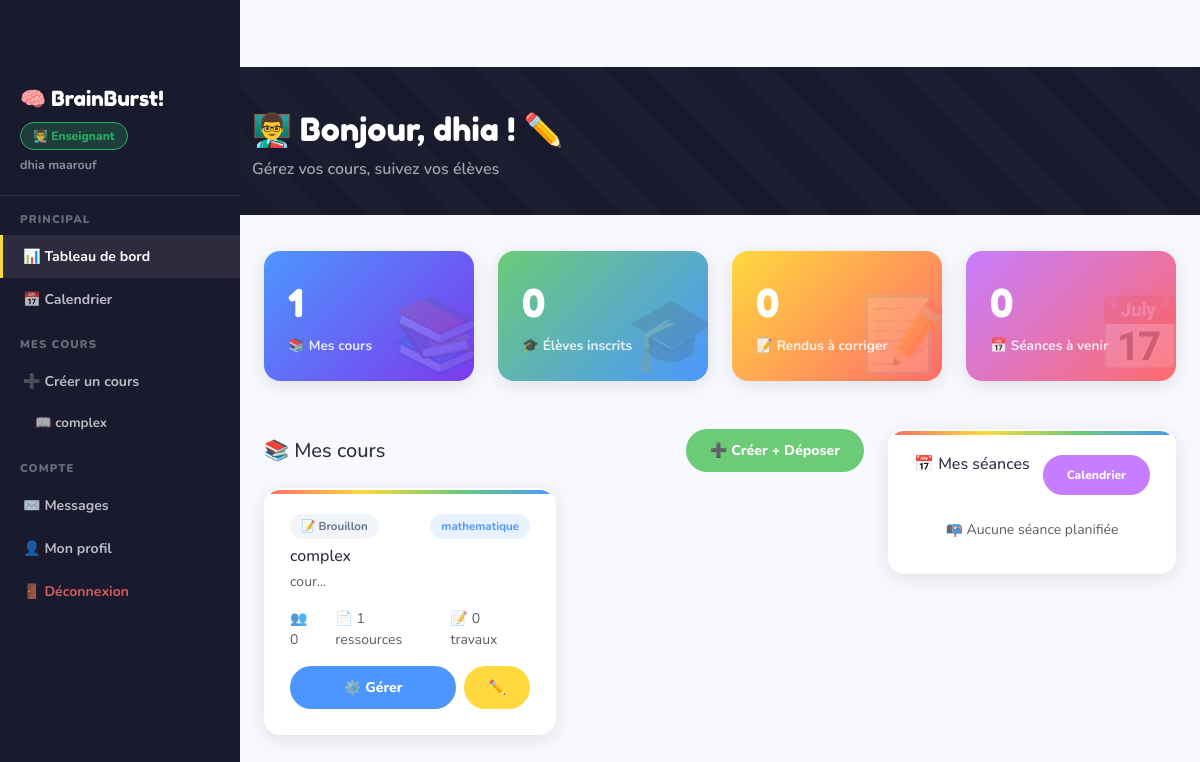
The app's page /teacher (signed in) with its own data.
### app.py (models this page shows)
class User(UserMixin, db.Model):
    id            = db.Column(db.Integer, primary_key=True)
    nom           = db.Column(db.String(100), nullable=False)
    prenom        = db.Column(db.String(100), nullable=False)
    email         = db.Column(db.String(150), unique=True, nullable=False)
    password      = db.Column(db.String(200), nullable=False)
    role          = db.Column(db.String(20),  default='eleve')  # admin | enseignant | eleve
    actif         = db.Column(db.Boolean,     default=True)
    bio           = db.Column(db.Text,        default='')
    date_creation = db.Column(db.DateTime,    default=datetime.utcnow)
    groupe_id     = db.Column(db.Integer, db.ForeignKey('groupe.id'), nullable=True)
    cours_crees  = db.relationship('Cours',       backref='enseignant', lazy=True)
    inscriptions = db.relationship('Inscription', backref='eleve',      lazy=True)
    travaux_rendus = db.relationship('TravauxRendu', backref='eleve',   lazy=True)
    msg_envoyes  = db.relationship('Message', foreign_keys='Message.expediteur_id',   backref='expediteur',   lazy=True)
    msg_recus    = db.relationship('Message', foreign_keys='Message.destinataire_id', backref='destinataire', lazy=True)

class Cours(db.Model):
    id            = db.Column(db.Integer, primary_key=True)
    titre         = db.Column(db.String(200), nullable=False)
    description   = db.Column(db.Text,        nullable=False)
    niveau        = db.Column(db.String(50),   nullable=False)
    publie        = db.Column(db.Boolean,      default=False)
    date_creation = db.Column(db.DateTime,     default=datetime.utcnow)
    enseignant_id = db.Column(db.Integer,      db.ForeignKey('user.id'),    nullable=False)
    matiere_id    = db.Column(db.Integer,      db.ForeignKey('matiere.id'), nullable=True)
    ressources   = db.relationship('Ressource',   backref='cours', lazy=True, cascade='all, delete-orphan')
    inscriptions = db.relationship('Inscription', backref='cours', lazy=True, cascade='all, delete-orphan')
    travaux      = db.relationship('Travail',     backref='cours', lazy=True, cascade='all, delete-orphan')
    seances      = db.relationship('Seance',      backref='cours', lazy=True, cascade='all, delete-orphan')

class Matiere(db.Model):
    id          = db.Column(db.Integer, primary_key=True)
    nom         = db.Column(db.String(100), nullable=False, unique=True)
    description = db.Column(db.Text)
    couleur     = db.Column(db.String(20), default='#4D96FF')
    icone       = db.Column(db.String(10), default='📚')
    actif       = db.Column(db.Boolean, default=True)
    date_creation = db.Column(db.DateTime, default=datetime.utcnow)
    cours = db.relationship('Cours', backref='matiere', lazy=True)

### app.py (the view)
@app.route('/teacher')
@login_required
def teacher_dashboard():
    if not require_role('enseignant'): return redirect(url_for('dashboard'))
    mes_cours = Cours.query.filter_by(enseignant_id=current_user.id).order_by(Cours.date_creation.desc()).all()
    total_eleves = sum(len(c.inscriptions) for c in mes_cours)
    travaux_recents = []
    for c in mes_cours:
        for t in c.travaux:
            for r in t.rendus:
                if not r.note:
                    travaux_recents.append({'travail': t, 'rendu': r, 'cours': c})
    seances = []
    for c in mes_cours:
        for s in c.seances:
            if s.date_seance >= datetime.utcnow():
                seances.append(s)
    seances.sort(key=lambda x: x.date_seance)
    msg_non_lus = Message.query.filter_by(destinataire_id=current_user.id, lu=False).count()
    return render_template('teacher/teacher_dashboard.html',
                           mes_cours=mes_cours, total_eleves=total_eleves,
                           travaux_recents=travaux_recents[:5],
                           seances=seances[:5], msg_non_lus=msg_non_lus)

### app.py (called while the page is built)
@login_manager.user_loader
def load_user(uid): return User.query.get(int(uid))

def require_role(*roles):
    if current_user.role not in roles:
        flash('Accès non autorisé.', 'danger')
        return False
    return True

@app.context_processor
def inject_globals():
    return {'now': datetime.utcnow, 'current_year': datetime.utcnow().year}

### templates/teacher/teacher_dashboard.html (shortened to what this page needs)
{% extends "base.html" %}
{% block content %}
<div class="page-header">
  <div class="container">
    <h2>👨‍🏫 Bonjour, {{ current_user.prenom }} ! <span class="emoji-bounce" style="display:inline-block">✏️</span></h2>
    <p style="color:rgba(255,255,255,.6);font-weight:600;margin:4px 0 0">Gérez vos cours, suivez vos élèves</p>
  </div>
</div>
<div class="container-fluid px-4 pb-5">
  <div class="row g-4 mb-5">
    {% for num, lbl, emoji, grad in [
      (mes_cours|length, 'Mes cours', '📚', 'linear-gradient(135deg,#4D96FF,#7c3aed)'),
      (total_eleves, 'Élèves inscrits', '🎓', 'linear-gradient(135deg,#6BCB77,#4D96FF)'),
      (travaux_recents|length, 'Rendus à corriger', '📝', 'linear-gradient(135deg,#FFD93D,#FF6B6B)'),
      (seances|length, 'Séances à venir', '📅', 'linear-gradient(135deg,#C77DFF,#FF6B6B)'),
    ] %}
    <div class="col-md-3 col-6">
      <div class="stat-card" data-emoji="{{ emoji }}" style="background:{{ grad }}">
        <span class="stat-num">{{ num }}</span>
        <span class="stat-lbl">{{ emoji }} {{ lbl }}</span>
      </div>
    </div>
    {% endfor %}
  </div>
  <div class="row g-4">
    <div class="col-lg-8">
      <div class="d-flex justify-content-between align-items-center mb-3">
        <h5 class="fw-800 mb-0">📚 Mes cours</h5>
<a href="{{ url_for('teacher_cours_creer_deposer') }}" class="btn btn-fun btn-mint fw-800">➕ Créer + Déposer</a>
      </div>
      {% if mes_cours %}
      <div class="row g-3">
        {% for c in mes_cours %}
        <div class="col-md-6">
          <div class="card-fun p-4">
            <div class="d-flex justify-content-between mb-2">
              <span class="badge-fun {{ 'badge-publie' if c.publie else 'badge-brouillon' }}">{{ '✅ Publié' if c.publie else '📝 Brouillon' }}</span>
              {% if c.matiere %}<span class="badge-fun" style="background:{{ c.matiere.couleur }}22;color:{{ c.matiere.couleur }}">{{ c.matiere.icone }} {{ c.matiere.nom }}</span>{% endif %}
            </div>
            <h6 class="fw-800 mb-1">{{ c.titre }}</h6>
            <p class="text-muted small fw-600 mb-3">{{ c.description[:70] }}...</p>
            <div class="d-flex gap-3 text-muted small fw-700 mb-3">
              <span>👥 {{ c.inscriptions|length }}</span>
              <span>📄 {{ c.ressources|length }} ressources</span>
              <span>📝 {{ c.travaux|length }} travaux</span>
            </div>
            <div class="d-flex gap-2">
              <a href="{{ url_for('teacher_cours_contenu', cid=c.id) }}" class="btn btn-fun btn-sky btn-sm flex-fill">⚙️ Gérer</a>
              <a href="{{ url_for('teacher_cours_editer', cid=c.id) }}" class="btn btn-fun btn-sun btn-sm">✏️</a>
            </div>
          </div>
        </div>
        {% endfor %}
      </div>
      {% else %}
      <div class="card-fun p-5 text-center">
        <div style="font-size:4rem;margin-bottom:12px">📭</div>
        <h5 class="fw-800">Aucun cours créé</h5>
        <a href="{{ url_for('teacher_cours_creer') }}" class="btn btn-fun btn-coral mt-3">🚀 Créer mon premier cours</a>
      </div>
      {% endif %}
    </div>
    <div class="col-lg-4">
      <div class="card-fun p-4">
        <div class="d-flex justify-content-between mb-3">
          <h6 class="fw-800 mb-0">📅 Mes séances</h6>
          <a href="{{ url_for('teacher_calendrier') }}" class="btn btn-fun btn-violet btn-sm" style="font-size:.75rem">Calendrier</a>
        </div>
        {% for s in seances %}
        <div style="background:#f0f4ff;border-radius:12px;padding:12px;margin-bottom:8px">
          <div class="fw-800 small">{{ s.titre }}</div>
          <div class="text-sky fw-700 small">{{ s.date_seance.strftime('%d/%m/%Y %H:%M') }}</div>
          {% if s.lien_meet %}<a href="{{ s.lien_meet }}" target="_blank" class="btn btn-fun btn-sky btn-sm mt-1" style="font-size:.72rem">🔗 Rejoindre</a>{% endif %}
        </div>
        {% else %}
        <div class="text-center text-muted fw-600 small py-2">📭 Aucune séance planifiée</div>
        {% endfor %}
      </div>
    </div>
  </div>
</div>
{% endblock %}

### templates/base.html (shortened to what this page needs)
<!DOCTYPE html>
<html lang="fr">
<head>
<link href="https://cdnjs.cloudflare.com/ajax/libs/bootstrap/5.3.0/css/bootstrap.min.css" rel="stylesheet">
<link href="https://cdnjs.cloudflare.com/ajax/libs/font-awesome/6.4.0/css/all.min.css" rel="stylesheet">
</head>
<body>
{% if current_user.is_authenticated %}
<div class="side-nav">
  <div style="padding:16px 20px 20px;border-bottom:1px solid rgba(255,255,255,.1)">
    <div style="font-family:'Fredoka One',cursive;color:white;font-size:1.3rem">🧠 BrainBurst!</div>
    <div class="mt-2">
      <span class="role-badge role-{{ current_user.role }}">
        {{ '⚙️ Admin' if current_user.role=='admin' else '👨‍🏫 Enseignant' if current_user.role=='enseignant' else '🎓 Élève' }}
      </span>
    </div>
    <div style="color:rgba(255,255,255,.5);font-size:.78rem;font-weight:700;margin-top:6px">
      {{ current_user.prenom }} {{ current_user.nom }}
    </div>
  </div>
  {% if current_user.role == 'admin' %}
  <div class="nav-section">Principal</div>
  <a href="{{ url_for('admin_dashboard') }}" class="{{ 'active' if request.endpoint=='admin_dashboard' }}">📊 Tableau de bord</a>
  <a href="{{ url_for('admin_calendrier') }}" class="{{ 'active' if request.endpoint=='admin_calendrier' }}">📅 Calendrier</a>
  <div class="nav-section">Gestion</div>
  <a href="{{ url_for('admin_users') }}" class="{{ 'active' if request.endpoint in ['admin_users','admin_user_creer','admin_user_editer'] }}">👥 Utilisateurs</a>
  <a href="{{ url_for('admin_matieres') }}" class="{{ 'active' if request.endpoint in ['admin_matieres','admin_matiere_creer','admin_matiere_editer'] }}">📚 Matières</a>
  <a href="{{ url_for('admin_annonces') }}" class="{{ 'active' if request.endpoint=='admin_annonces' }}">📢 Annonces</a>
  <div class="nav-section">Commun</div>
  <a href="{{ url_for('liste_cours') }}">🔍 Voir les cours</a>
  {% elif current_user.role == 'enseignant' %}
  <div class="nav-section">Principal</div>
  <a href="{{ url_for('teacher_dashboard') }}" class="{{ 'active' if request.endpoint=='teacher_dashboard' }}">📊 Tableau de bord</a>
  <a href="{{ url_for('teacher_calendrier') }}" class="{{ 'active' if request.endpoint=='teacher_calendrier' }}">📅 Calendrier</a>
  <div class="nav-section">Mes cours</div>
  <a href="{{ url_for('teacher_cours_creer') }}" class="{{ 'active' if request.endpoint=='teacher_cours_creer' }}">➕ Créer un cours</a>
  {% for c in current_user.cours_crees %}
  <a href="{{ url_for('teacher_cours_contenu', cid=c.id) }}" style="padding-left:32px;font-size:.83rem">
    📖 {{ c.titre[:22] }}
  </a>
  {% endfor %}
  {% endif %}
  <div class="nav-section">Compte</div>
  <a href="{{ url_for('messages') }}">✉️ Messages</a>
  <a href="{{ url_for('profil') }}">👤 Mon profil</a>
  <a href="{{ url_for('logout') }}" style="color:rgba(255,107,107,.8)!important">🚪 Déconnexion</a>
</div>
<div class="main-content">
{% endif %}
{% block content %}{% endblock %}
</div>
</body>
</html>

### templates/base.html (style rules this page uses)
:root { --sun:#FFD93D; --coral:#FF6B6B; --mint:#6BCB77; --sky:#4D96FF; --violet:#C77DFF; --peach:#FFB347; --dark:#1A1A2E; --ink:#2D2D44; --paper:#FFFDF7; --light:#F7F9FF; --admin:#e74c3c; --teacher:#2ecc71; --student:#3498db; --shadow:0 4px 20px rgba(0,0,0,.1); --radius:16px; --radius-sm:10px; }
* { box-sizing:border-box }
body { font-family:'Nunito',sans-serif;background:var(--light);color:var(--ink);overflow-x:hidden;padding-top:67px }
.role-badge { display:inline-flex;align-items:center;gap:5px;padding:4px 12px;border-radius:20px; font-size:.75rem;font-weight:800 }
.role-enseignant { background:rgba(46,204,113,.2);color:#27ae60;border:1px solid #27ae60 }
.page-header { background:var(--dark);padding:44px 0 34px;margin-bottom:36px;position:relative;overflow:hidden }
.page-header::before { content:'';position:absolute;inset:0; background:repeating-linear-gradient(45deg,transparent,transparent 30px,rgba(255,255,255,.015) 30px,rgba(255,255,255,.015) 60px) }
.page-header h2 { font-family:'Fredoka One',cursive;font-size:2rem;color:white;position:relative }
.card-fun { background:white;border:2px solid transparent;border-radius:var(--radius); box-shadow:var(--shadow);transition:all .25s;position:relative;overflow:hidden }
.card-fun::before { content:'';position:absolute;top:0;left:0;right:0;height:4px; background:linear-gradient(90deg,var(--coral),var(--sun),var(--mint),var(--sky)) }
.stat-card { border-radius:var(--radius);padding:24px;color:white;position:relative; overflow:hidden;box-shadow:var(--shadow);transition:transform .3s }
.stat-card::after { content:attr(data-emoji);position:absolute;right:-8px;bottom:-8px; font-size:4.5rem;opacity:.15 }
.stat-num { font-family:'Fredoka One',cursive;font-size:2.4rem;display:block }
.stat-lbl { font-weight:700;opacity:.85;font-size:.85rem }
.btn-fun { font-weight:800;border-radius:25px;padding:9px 22px;border:2.5px solid transparent; transition:all .2s;font-size:.88rem }
.btn-sun { background:var(--sun);color:var(--dark);border-color:var(--sun) }
.btn-mint { background:var(--mint);color:white;border-color:var(--mint) }
.btn-sky { background:var(--sky);color:white;border-color:var(--sky) }
.btn-violet { background:var(--violet);color:white;border-color:var(--violet) }
.badge-fun { border-radius:20px;font-weight:700;font-size:.72rem;padding:4px 11px;display:inline-block }
.badge-brouillon { background:#f1f5f9;color:#64748b }
.side-nav { background:var(--dark); width:240px; position:fixed; top:0;left:0;bottom:0; z-index:999; overflow-y:auto; padding-top:67px; }
.side-nav a { display:flex;align-items:center;gap:10px; padding:11px 20px; color:rgba(255,255,255,.7); font-weight:700;font-size:.88rem; text-decoration:none; transition:all .2s; border-left:3px solid transparent; }
.side-nav a:hover,.side-nav a.active { color:white;background:rgba(255,255,255,.08);border-left-color:var(--sun) }
.side-nav .nav-section { padding:16px 20px 6px; font-size:.7rem;font-weight:900; text-transform:uppercase;letter-spacing:.1em; color:rgba(255,255,255,.35) }
.main-content { margin-left:240px; min-height:100vh; width:calc(100% - 240px); float:left; }
body { overflow-x:hidden }
.emoji-bounce { display:inline-block;animation:eb 2s ease-in-out infinite }

### records on screen
User: role "👨‍🏫 Enseignant", prenom "dhia", nom "maarouf"
Cours: titre "complex", publie "📝 Brouillon", matiere.nom "mathematique", description "cour", inscriptions|length "0", ressources|length "1", travaux|length "0"

### other values on screen
{{ num }} "1" "0" "0" "0"
{{ emoji }} "📚" "🎓" "📝" "📅"
{{ lbl }} "Mes cours" "Élèves inscrits" "Rendus à corriger" "Séances à venir"
